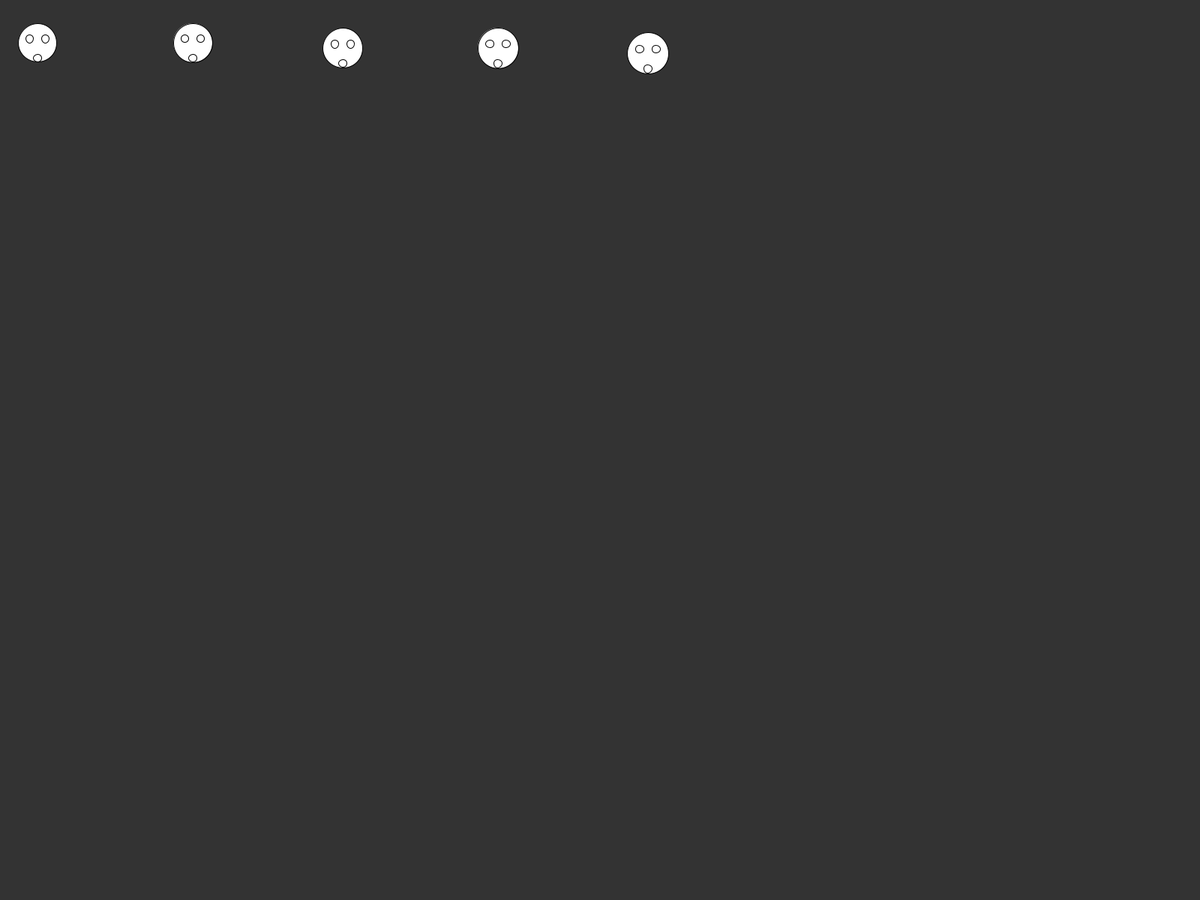
Frame 1 (no input)
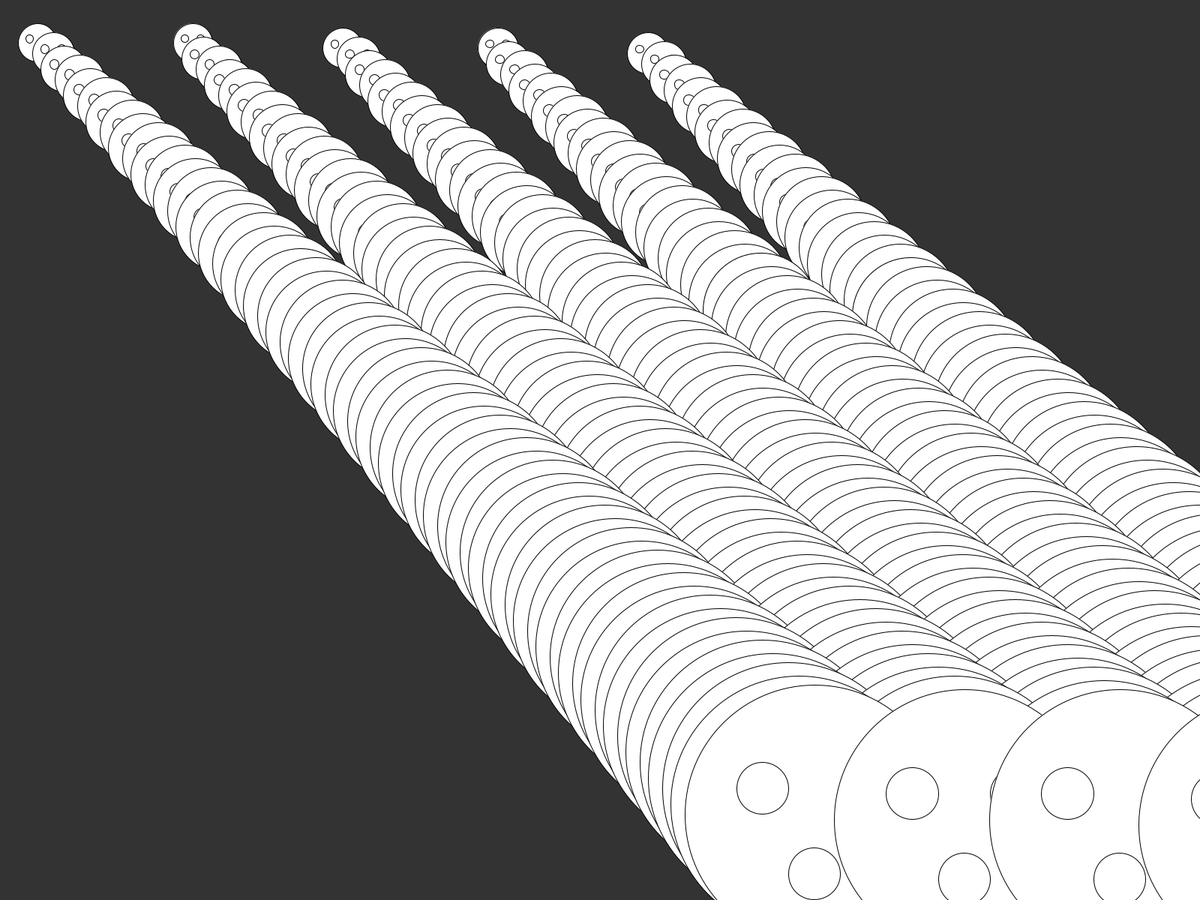
Frame 60 (the mouse pressed at the canvas centre just before this capture)
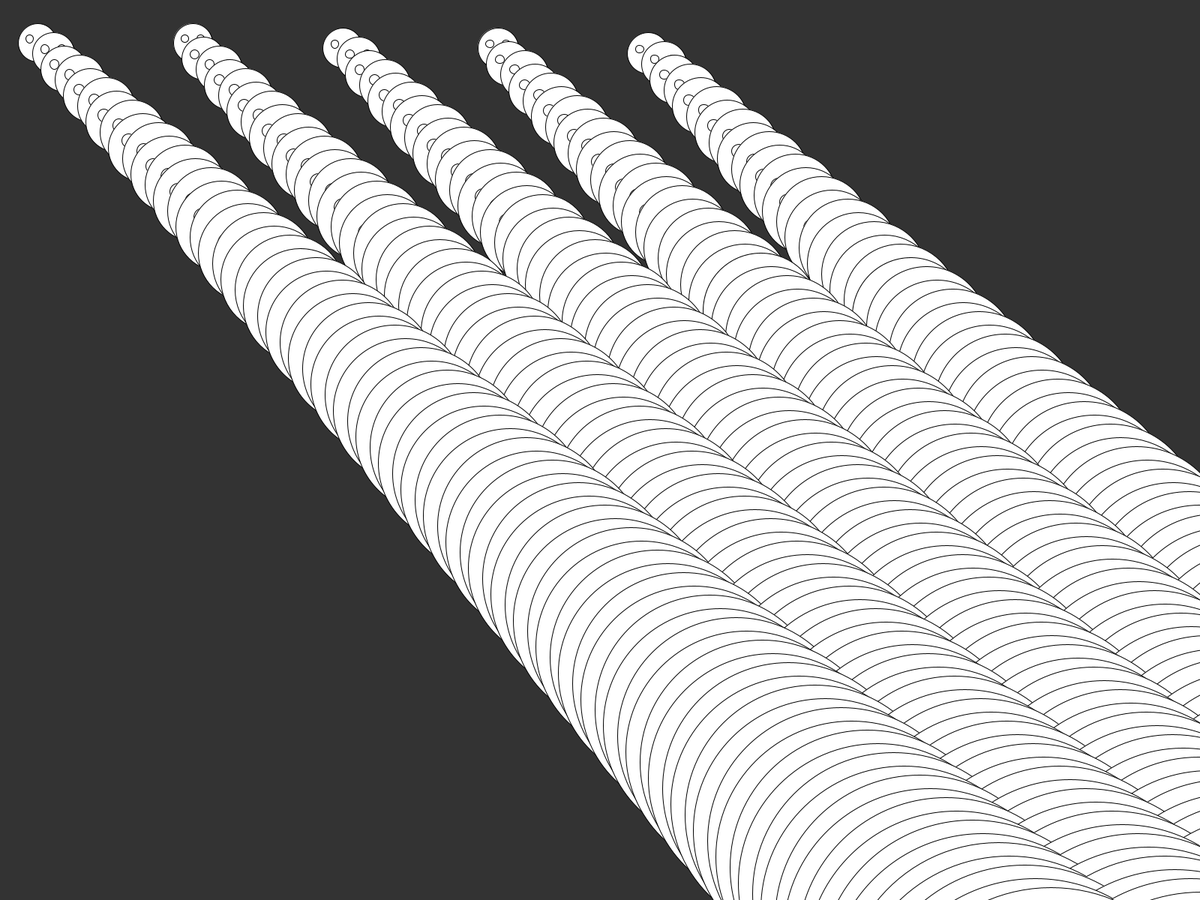
Frame 120 (the mouse held since frame 60 and released just before this capture)

The Processing sketch that drew these frames (run headless with seeded random() and noise(); from frame 60 on, the mouse is pressed at the canvas centre):

// Processing sketch: CreatureWalkMedFlereCreatures
// ── CreatureWalkMedFlereCreatures.pde
  float ellX;
  float ellY;
  float ellX2;
  float ellY2;
  float ellPosX;
  float ellPosY;
  float eye1;
  float eye2;
  float nose;
  float hMove;
  float vMove;
  float either;
  int change = 0;
void setup() { 
  fullScreen();
  background(51);

  ellX= 50;
  ellY = 50;
   ellX2= 10;
  ellY2 = 10;
  ellPosX = 50;
  ellPosY = 50;
  eye1 = 10;
  eye2= - 10;
  nose = 20;
  either = 1;
}


  
void draw(){

    clear();
  drawFigure(0);
  drawFigure(200);
  drawFigure(400);
   drawFigure(600);
    drawFigure(800);

}
void drawFigure(int change){
  hMove = 0;
  vMove = 0;

  if (either == 2) {
  ellPosX += 7 ;

  either = 1;
  }
  else
  {
  ellPosY += 7 ;
  either = 2;
  }
  ellX += 1;
  ellY += 1;
  ellX2 += 0.2;
  ellY2 += 0.2;
    eye1 += 0.2;
  eye2 -= 0.2;
  nose += 0.2;
  ellipse(ellPosX+change,ellPosY,ellX,ellY);
// Øjne
ellipse(ellPosX+eye1+change,ellPosY-eye1/2,ellX2,ellY2);
ellipse(ellPosX+eye2+change,ellPosY+eye2/2,ellX2,ellY2);
// Nose
ellipse(ellPosX+change,ellPosY+nose,ellX2,ellY2);
}
